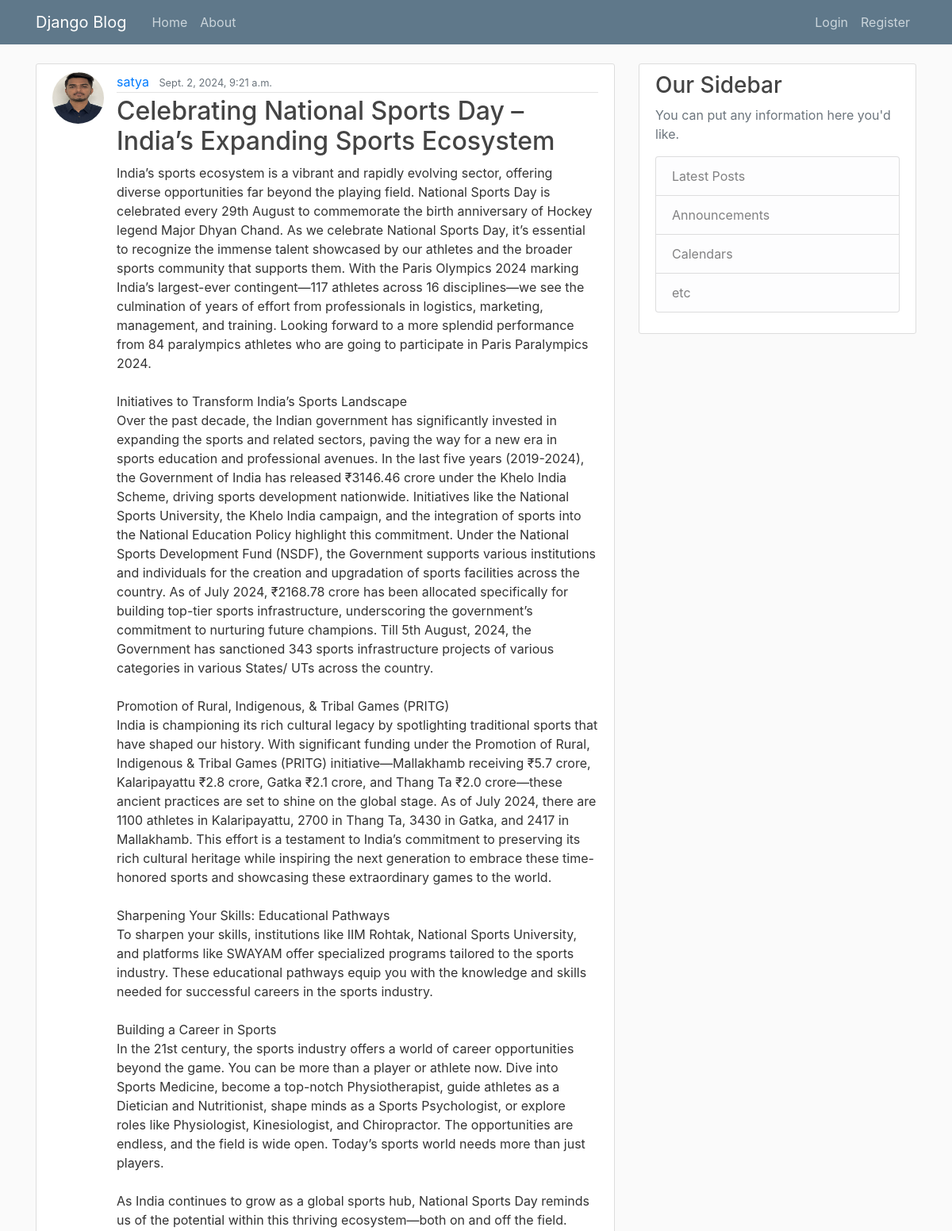
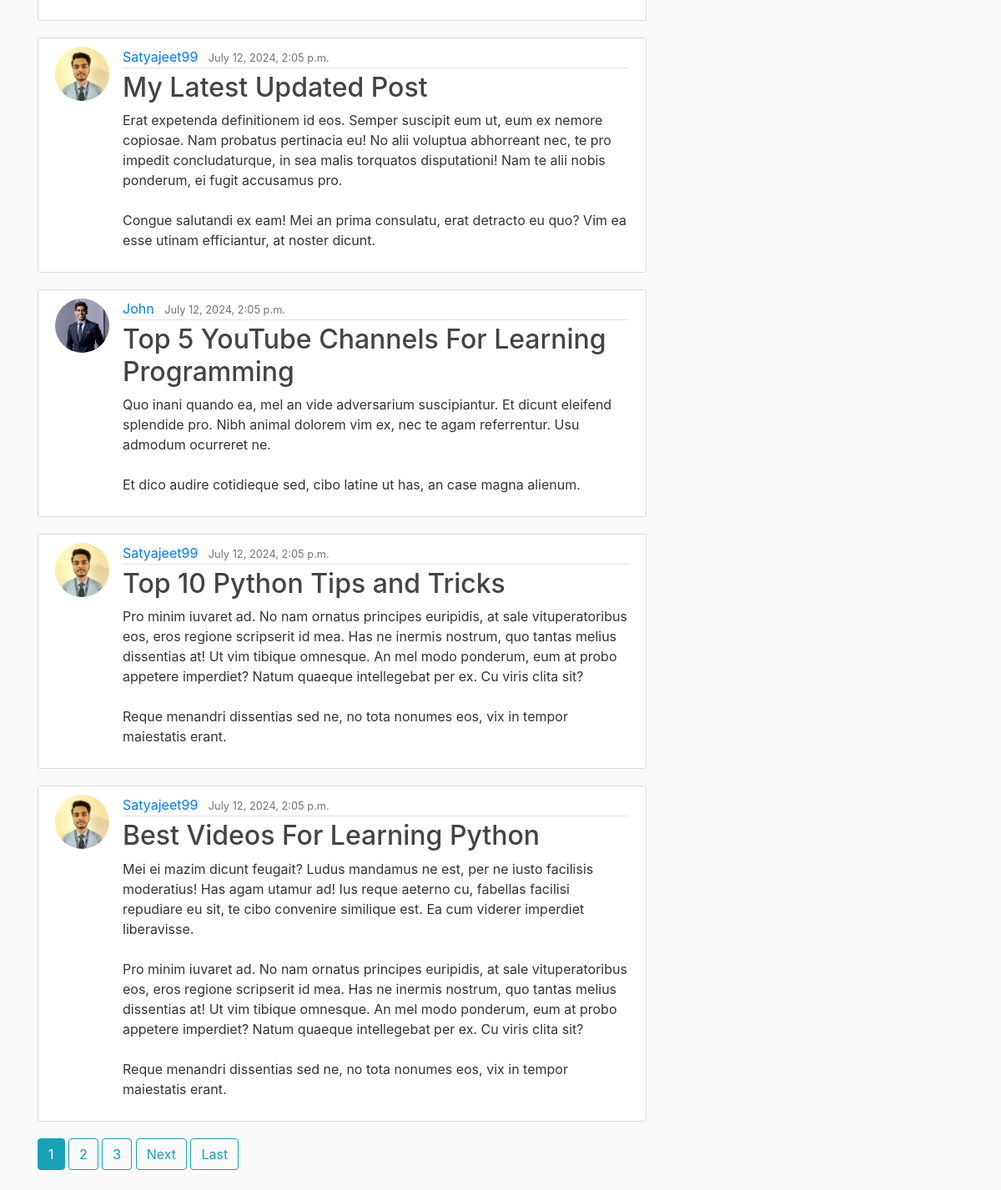
The page / on the database its author committed (2 pictures, top to bottom).
### blog/models.py (models this page shows, shortened)
class Post(models.Model):
    title = models.CharField(max_length=100)
    content = models.TextField()
    date_posted = models.DateTimeField(default=timezone.now)
    author = models.ForeignKey(User, on_delete=models.CASCADE)

### users/models.py (models this page shows, shortened)
class Profile(models.Model):
    user = models.OneToOneField(User, on_delete=models.CASCADE)
    image = models.ImageField(default='default.jpg', upload_to='profile_pics')

### blog/views.py (the view)
# urls.py: path('', PostListView.as_view(), name='blog-home'),
class PostListView(ListView):
    model = Post
    template_name = 'blog/home.html'
    context_object_name = 'post'
    ordering = ['-date_posted']
    paginate_by = 5

### blog/templates/blog/home.html (shortened to what this page needs)
{% extends "blog/base.html" %}
{% block content %}
{% for post in post %}
<article class="media content-section">
    <img class="rounded-circle article-img" src="{{ post.author.profile.image.url }}">
    <div class="media-body">
        <div class="article-metadata">
            <a class="mr-2" href="{% url 'user-posts' post.author.username %}">{{ post.author }}</a>
            <small class="text-muted">{{ post.date_posted }}</small>
        </div>
        <h2><a class="article-title" href="{% url 'post-detail' post.id %}">{{ post.title }}</a></h2>
        <p class="article-content">{{ post.content }}</p>
    </div>
</article>
{% endfor %}
{% if is_paginated %}
    {% for num in page_obj.paginator.page_range %}
        {% if page_obj.number == num %}
            <a class="btn btn-info mb-4" href="?page={{ num }}">{{ num }}</a>
        {% elif num > page_obj.number|add:'-3' and num < page_obj.number|add:'3' %}
            <a class="btn btn-outline-info mb-4" href="?page={{ num }}">{{ num }}</a>
        {% endif %}
    {% endfor %}
    {% if page_obj.has_next %}
        <a class="btn btn-outline-info mb-4" href="?page={{ page_obj.next_page_number }}">Next</a>
        <a class="btn btn-outline-info mb-4" href="?page={{ page_obj.paginator.num_pages }}">Last</a>
    {% endif %}
{% endif %}
{% endblock content %}

### blog/templates/blog/base.html (shortened to what this page needs)
{% load static %}
<!DOCTYPE html>
<html lang="en">
<head>
    <link rel="stylesheet" href="https://cdn.jsdelivr.net/npm/bootstrap@4.0.0/dist/css/bootstrap.min.css"
>
    <link rel="stylesheet" type="text/css" href="{% static 'blog/main.css' %}">
</head>
<body>
<header class="site-header">
    <nav class="navbar navbar-expand-md navbar-dark bg-steel fixed-top">
        <div class="container">
            <a class="navbar-brand mr-4" href="{% url 'blog-home' %}">Django Blog</a>
            <div class="collapse navbar-collapse" id="navbarToggle">
                <div class="navbar-nav mr-auto">
                    <a class="nav-item nav-link" href="{% url 'blog-home' %}">Home</a>
                    <a class="nav-item nav-link" href="{% url 'blog-about' %}">About</a>
                </div>
                <div class="navbar-nav">
                    {% if user.is_authenticated %}
                    <a class="nav-item nav-link" href="{% url 'post-create' %}">New Post</a>
                    <a class="nav-item nav-link" href="{% url 'profile' %}">Profile</a>
                    <form class="nav-item nav-link" action="{% url 'logout' %}" method="post">
                        {% csrf_token %}
                        <button type="submit">Logout</button>
                    </form>
                    {% else %}
                    <a class="nav-item nav-link" href="{% url 'login' %}">Login</a>
                    <a class="nav-item nav-link" href="{% url 'register' %}">Register</a>
                    {% endif %}
                </div>
            </div>
        </div>
    </nav>
</header>
<main role="main" class="container">
    <div class="row">
        <div class="col-md-8">
            {% block content %}{% endblock %}
        </div>
        <div class="col-md-4">
            <div class="content-section">
                <h3>Our Sidebar</h3>
                <p class='text-muted'>You can put any information here you'd like.
                <ul class="list-group">
                    <li class="list-group-item list-group-item-light">Latest Posts</li>
                    <li class="list-group-item list-group-item-light">Announcements</li>
                    <li class="list-group-item list-group-item-light">Calendars</li>
                    <li class="list-group-item list-group-item-light">etc</li>
                </ul>
                </p>
            </div>
        </div>
    </div>
</main>
</body>
</html>

### blog/static/blog/main.css (style rules this page uses)
body { background: #fafafa; color: #333333; margin-top: 5rem; }
h1, h2, h3, h4, h5, h6 { color: #444444; }
ul { margin: 0; }
.bg-steel { background-color: #5f788a; }
.site-header .navbar-nav .nav-link { color: #cbd5db; }
.content-section { background: #ffffff; padding: 10px 20px; border: 1px solid #dddddd; border-radius: 3px; margin-bottom: 20px; }
.article-title { color: #444444; }
.article-content { white-space: pre-line; }
.article-img { height: 65px; width: 65px; margin-right: 16px; }
.article-metadata { padding-bottom: 1px; margin-bottom: 4px; border-bottom: 1px solid #e3e3e3 }

### rows shown on the page
Post: author.profile.image (picture), author "satya", date_posted "Sept. 2, 2024, 9:21 a.m.", title "Celebrating National Sports Day – India’s Expanding Sports Ecosystem", content "India’s sports ecosystem is a vibrant and rapidly evolving sector, offering diverse opportunities far beyond the playing field. National Sports Day is celebrated every 29th August to commemorate the birth anniversary of Hockey legend Major Dhyan Chand. As we celebrate National Sports Day, it’s essential to recognize the immense talent showcased by our athletes and the broader sports community that supports them. With the Paris Olympics 2024 marking India’s largest-ever contingent—117 athletes across 16 disciplines—we see the culmination of years of effort from professionals in logistics, marketing, management, and training. Looking forward to a more splendid performance from 84 paralympics…"
Post: author.profile.image (picture), author "Satyajeet99", date_posted "July 12, 2024, 2:05 p.m.", title "My Latest Updated Post", content "Erat expetenda definitionem id eos. Semper suscipit eum ut, eum ex nemore copiosae. Nam probatus pertinacia eu! No alii voluptua abhorreant nec, te pro impedit concludaturque, in sea malis torquatos disputationi! Nam te alii nobis ponderum, ei fugit accusamus pro. Congue salutandi ex eam! Mei an prima consulatu, erat detracto eu quo? Vim ea esse utinam efficiantur, at noster dicunt."
Post: author.profile.image (picture), author "John", date_posted "July 12, 2024, 2:05 p.m.", title "Top 5 YouTube Channels For Learning Programming", content "Quo inani quando ea, mel an vide adversarium suscipiantur. Et dicunt eleifend splendide pro. Nibh animal dolorem vim ex, nec te agam referrentur. Usu admodum ocurreret ne. Et dico audire cotidieque sed, cibo latine ut has, an case magna alienum."
Post: author.profile.image (picture), author "Satyajeet99", date_posted "July 12, 2024, 2:05 p.m.", title "Top 10 Python Tips and Tricks", content "Pro minim iuvaret ad. No nam ornatus principes euripidis, at sale vituperatoribus eos, eros regione scripserit id mea. Has ne inermis nostrum, quo tantas melius dissentias at! Ut vim tibique omnesque. An mel modo ponderum, eum at probo appetere imperdiet? Natum quaeque intellegebat per ex. Cu viris clita sit? Reque menandri dissentias sed ne, no tota nonumes eos, vix in tempor maiestatis erant."
Post: author.profile.image (picture), author "Satyajeet99", date_posted "July 12, 2024, 2:05 p.m.", title "Best Videos For Learning Python", content "Mei ei mazim dicunt feugait? Ludus mandamus ne est, per ne iusto facilisis moderatius! Has agam utamur ad! Ius reque aeterno cu, fabellas facilisi repudiare eu sit, te cibo convenire similique est. Ea cum viderer imperdiet liberavisse. Pro minim iuvaret ad. No nam ornatus principes euripidis, at sale vituperatoribus eos, eros regione scripserit id mea. Has ne inermis nostrum, quo tantas melius dissentias at! Ut vim tibique omnesque. An mel modo ponderum, eum at probo appetere imperdiet? Natum quaeque intellegebat per ex. Cu viris clita sit? Reque menandri dissentias sed ne, no tota nonumes eos, vix in tempor maiestatis erant."

### other values the page prints
{{ num }} "1"
{{ num }} "2" "3"
